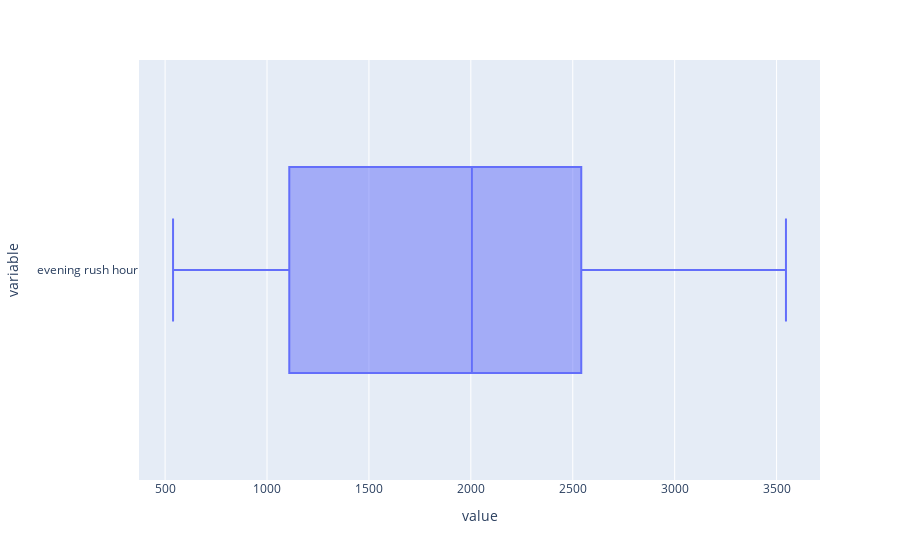

The code cell stored with this chart in its notebook:
### Code cell
px.box(target_train_3, orientation='h')

### Figure 1 — Plotly figure (JSON) as saved in the notebook; plotly's stock layout.template omitted (floating-point values rounded to 4 significant figures)
{"data": [{"alignmentgroup": "True", "hovertemplate": "value=%{x}<br>variable=%{y}<extra></extra>", "legendgroup": "", "marker": {"color": "#636efa"}, "name": "", "notched": false, "offsetgroup": "", "orientation": "h", "showlegend": false, "type": "box", "x": [731, 1152, 3394, 2432, 3240, 641, 2190, 1974, 2912, 3500, 539, 2005, 732, 1651, 2951, 1250, 1246, 2388, 2463, 2568, 1095, 2383, 3239, 2244, 951, 3546, 1000, 909, 1961, 1408, 2177], "x0": " ", "xaxis": "x", "y": ["evening rush hour", "evening rush hour", "evening rush hour", "evening rush hour", "evening rush hour", "evening rush hour", "evening rush hour", "evening rush hour", "evening rush hour", "evening rush hour", "evening rush hour", "evening rush hour", "evening rush hour", "evening rush hour", "evening rush hour", "evening rush hour", "evening rush hour", "evening rush hour", "evening rush hour", "evening rush hour", "evening rush hour", "evening rush hour", "evening rush hour", "evening rush hour", "evening rush hour", "evening rush hour", "evening rush hour", "evening rush hour", "evening rush hour", "evening rush hour", "evening rush hour"], "y0": " ", "yaxis": "y"}], "layout": {"boxmode": "group", "legend": {"tracegroupgap": 0}, "margin": {"t": 60}, "xaxis": {"anchor": "y", "domain": [0, 1], "title": {"text": "value"}}, "yaxis": {"anchor": "x", "domain": [0, 1], "title": {"text": "variable"}}}}
